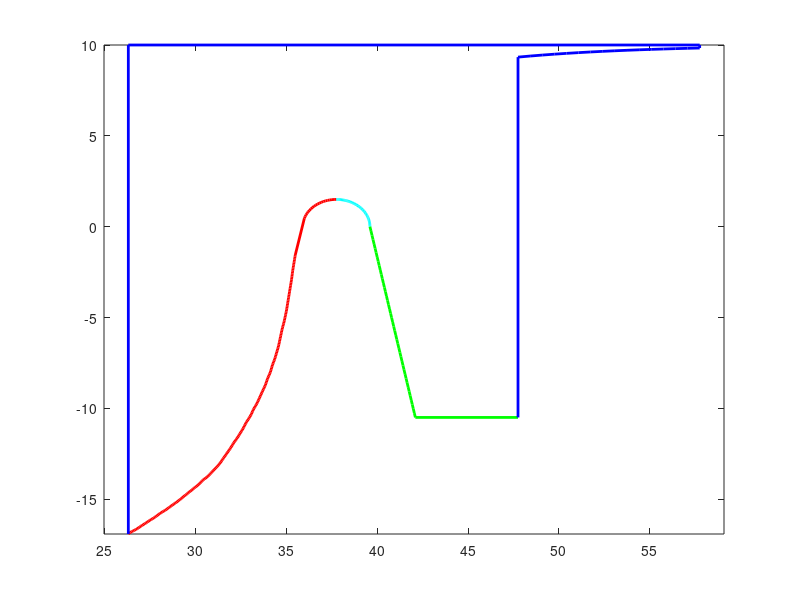
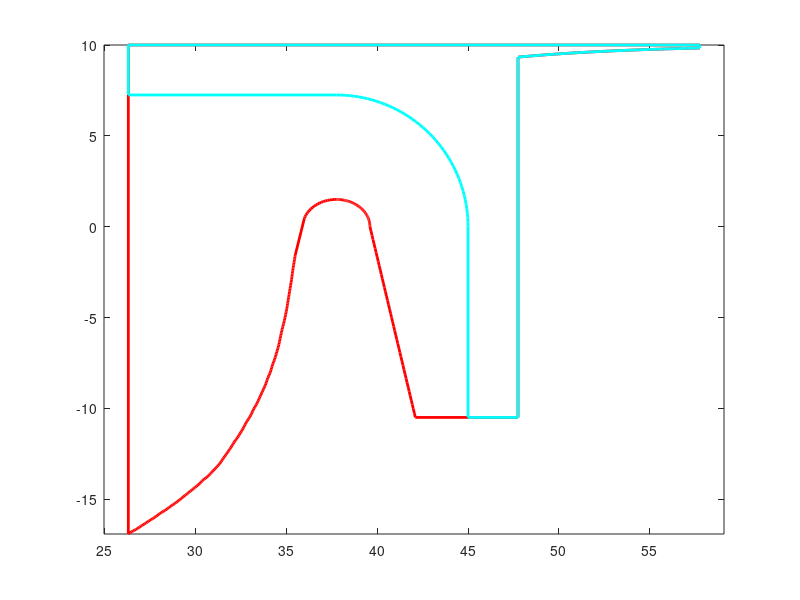

These charts were generated, in order, by the following MATLAB code: (Note: this script raises an error after producing the figures.)
clear all
close all
clc

num_reps = 12;
gap_size = 3.6;
resolution = 0.25;
clearance = 0.8;
mug_inner_radius = 51/2;
mug_rim_radius = 75.5/2;
mug_rim_minor_radius_h = 1.85;
mug_rim_minor_radius_v = 1.5;
cutout_radius = 7.25;
outer_descent = 10.5;
outer_radius_increase = 2.5;

polygon = csvread('border_subregion.csv');
polygon(:,2) = 500-polygon(:,2); % compensate for the original being in image coords

polygon = flipud(polygon); % reverse the order (makes it make more sense visually)

x_shift = mug_rim_radius - polygon(287,1) - 0.25;
polygon(:,1) = polygon(:,1) + x_shift;

y_shift = mug_rim_minor_radius_v - polygon(287,2);
polygon(:,2) = polygon(:,2) + y_shift;

% Rotate the polygon ever so slightly to move it away from the mug wall
x_offset_from_rot = -0.6;
rotation_center = [mug_inner_radius+clearance polygon(17,2)];
theta = 0.035;

rot_matrix = [cos(theta) -sin(theta); sin(theta) cos(theta)];
polygon = polygon - repmat(rotation_center, size(polygon,1), 1);
polygon = polygon * rot_matrix';
polygon = polygon + repmat(rotation_center, size(polygon,1), 1);

n_divs = ceil((pi*mug_rim_minor_radius_v)/resolution);
n_divs2 = ceil((pi/2*cutout_radius)/resolution); % larger circle, but we need number of divs now
theta = linspace(0.9*pi,pi/2,n_divs + 1)';
theta2 = linspace(pi/2,0,n_divs2 + 1)';
theta = [theta; theta2(2:end)];

polygon = polygon(17:240,:); % Keep only the part of the polygon needed to join with the rim
polygon(1,1) = mug_inner_radius + clearance;

polygon = [polygon;...
mug_rim_radius + mug_rim_minor_radius_h * cos(theta) mug_rim_minor_radius_v * sin(theta)];

n_divs = ceil(sqrt(outer_descent^2+outer_radius_increase^2)/resolution);
y_values = linspace(0,-outer_descent,n_divs + 1)';
x_values = linspace(mug_rim_radius + mug_rim_minor_radius_h,...
                    mug_rim_radius + mug_rim_minor_radius_h + outer_radius_increase,n_divs + 1)';
x_values = x_values(2:end);
y_values = y_values(2:end);

polygon = [polygon;...
x_values y_values];

% Divide the polygon into pieces for this experiment
crit_pt = find(polygon(:,2)==max(polygon(:,2)),1,'first');
polygonA = polygon(1:crit_pt,:);
polygonB = polygon(crit_pt:crit_pt+numel(theta2)-1,:); % note that polygons A and B share a vertex (intentional)
polygonC = polygon(crit_pt+numel(theta2)-1:end,:); % note that polygons A and B share a vertex (intentional)

polygonC = [polygonC; mug_rim_radius+10 polygonC(end,2)];

x_sample_pts = linspace(0,10,16)';
polygonD = [polygonC(end,:);...
  [polygonC(end,1)+x_sample_pts 10-(2/3)*2.^(-x_sample_pts/5)]; ...
  polygonC(end,1)+10 10; ...
  polygonC(end,1) 10; ... 
  polygonA(1,1) 10; ...
  polygonA(1,:) ...
  ];

plot(polygonA(:,1),polygonA(:,2), 'r-', 'linewidth', 2);
hold on
plot(polygonB(:,1),polygonB(:,2), 'c-', 'linewidth', 2);
plot(polygonC(:,1),polygonC(:,2), 'g-', 'linewidth', 2);
plot(polygonD(:,1),polygonD(:,2), 'b-', 'linewidth', 2);
axis equal

% Single combined polygon used for extrusion
polygon = [polygonA; polygonB(2:end,:); polygonC(2:end,:); polygonD(2:end,:)];
polygon = flipud(polygon);
polygon = [polygon; polygon(1,:)]; % repeat starting vertex for the surface generation below

% Alternative polygon (cross section when one of the spacers is present)
polygonBPrime = [mug_rim_radius + cutout_radius * cos(theta2) cutout_radius * sin(theta2)];
altPolygon = [...
mug_inner_radius + clearance cutout_radius; ...
mug_rim_radius cutout_radius; ...
polygonBPrime; ...
mug_rim_radius + cutout_radius -outer_descent; ...
mug_rim_radius + 10 -outer_descent; ...
[mug_rim_radius+10+x_sample_pts 10-(2/3)*2.^(-x_sample_pts/5)]; ...
mug_rim_radius+10+10 10; ...
mug_rim_radius + 10 10; ...
mug_inner_radius + clearance 10 ...
];

figure
plot([polygon(:,1); polygon(1,1)], [polygon(:,2); polygon(1,2)], 'r-', 'linewidth', 2);
hold on
plot([altPolygon(:,1); altPolygon(1,1)], [altPolygon(:,2); altPolygon(1,2)], 'c-', 'linewidth', 2);
axis equal

outerSurface = @(t, angle_param) [...
    polygon(t,1) .* cos(angle_param .* (pi/num_reps - asin(0.5 * gap_size ./ polygon(t,1)))) ...
    polygon(t,2) ...
    polygon(t,1) .* sin(angle_param .* (pi/num_reps - asin(0.5 * gap_size ./ polygon(t,1))))];

vertices = generate_cylindrical_surface(outerSurface, ...
  1, size(polygon,1), size(polygon,1)-1, -1, 1, 24);
% Orientation flip
temp = vertices(1:3:end,:);
vertices(1:3:end,:) = vertices(2:3:end,:);
vertices(2:3:end,:) = temp;
  
verticesA = vertices;

altPolygon = [altPolygon; altPolygon(1,:)]; % repeat starting vertex for the surface generation below

outerAltSurface = @(t, angle_param) [...
    altPolygon(t,1) .* cos(pi/num_reps + angle_param .* asin(0.5 * gap_size ./ altPolygon(t,1))) ...
    altPolygon(t,2) ...
    altPolygon(t,1) .* sin(pi/num_reps + angle_param .* asin(0.5 * gap_size ./ altPolygon(t,1)))];

theta_min = pi/num_reps - gap_size/(2*mug_rim_radius);
theta_max = pi/num_reps + gap_size/(2*mug_rim_radius);
vertices = generate_cylindrical_surface(outerAltSurface, ...
  1, size(altPolygon,1), size(altPolygon,1)-1, -1, 1, 12);
  
verticesB = vertices;

polygonsBAndBPrime = [polygonB polygonBPrime];
bToBPrimeSurface = @(t, theta) [...
    polygonsBAndBPrime(sub2ind(size(polygonsBAndBPrime),theta,2*t-1)) ...
    polygonsBAndBPrime(sub2ind(size(polygonsBAndBPrime),theta,2*t)) ...
    zeros(numel(theta),1)];
    
verticesFan1 = generate_quad_surface(bToBPrimeSurface, ...
  1, 2, 1, 1, size(polygonsBAndBPrime,1), size(polygonsBAndBPrime,1)-1);

polygonAExt = [polygonA; polygonA(end,1) cutout_radius];
fanSurface = @(t) [polygonAExt(t,:) zeros(numel(t),1)];
verticesFan2 = generate_fan(fanSurface, 1, size(polygonAExt,1), size(polygonAExt,1)-1, ...
  [polygonAExt(1,1) cutout_radius 0]);
  
verticesRemainingFill = [...
  mug_rim_radius + cutout_radius 0 0; ...
  mug_rim_radius + mug_rim_minor_radius_h + outer_radius_increase -outer_descent 0; ...
  mug_rim_radius + cutout_radius -outer_descent 0; ...
  mug_rim_radius + cutout_radius 0 0; ...
  mug_rim_radius + mug_rim_minor_radius_h 0 0; ...
  mug_rim_radius + mug_rim_minor_radius_h + outer_radius_increase -outer_descent 0; ...
  ];

% we must apply a custom rotation angle to each point that is dependent on x
% pi/num_reps - asin(0.5 * gap_size ./ verticesFan1(:,1))
% TODO: There is perhaps some way to vectorize this for-loop? Using tensor math, maybe?
verticesDivider = [verticesFan1; verticesFan2; verticesRemainingFill];
verticesDividerA = verticesDivider;
verticesDividerB = verticesDivider;
for i=1:size(verticesDivider,1)
  rotation_angle = pi/num_reps - asin(0.5 * gap_size ./ verticesDivider(i,1));
  rotation_matrix = [...
    cos(rotation_angle) 0 -sin(rotation_angle); ...
    0                   1 0; ...
    sin(rotation_angle) 0  cos(rotation_angle)];
    verticesDividerA(i,:) = verticesDivider(i,:) * rotation_matrix';
    verticesDividerB(i,:) = verticesDivider(i,:) * rotation_matrix;
endfor
verticesDividerB = orientation_flip(verticesDividerB);

vertices = [verticesA; verticesB; verticesDividerA; verticesDividerB];

fid = fopen('mug_rim_holder.stl','wt');
fprintf(fid, 'solid mug_rim_holder\n');
for i=0:num_reps-1
  theta_extra = 2*pi*i/num_reps;
  newVertices = vertices;
  rotation_matrix = [...
    cos(theta_extra) 0 -sin(theta_extra); ...
    0                1 0; ...
    sin(theta_extra) 0  cos(theta_extra)];
  newVertices = newVertices * rotation_matrix';
  for f = 1:(size(newVertices,1)/3)
    fprintf(fid, 'facet normal 0.0 0.0 1.0\n');
    fprintf(fid, '    outer loop\n');
    fprintf(fid, '        vertex %.3f %.3f %.3f\n', newVertices(3*f-2,:));
    fprintf(fid, '        vertex %.3f %.3f %.3f\n', newVertices(3*f-1,:));
    fprintf(fid, '        vertex %.3f %.3f %.3f\n', newVertices(3*f,:));
    fprintf(fid, '    endloop\n');
    fprintf(fid, 'endfacet\n');
  endfor
endfor
fprintf(fid, 'endsolid mug_rim_holder\n');
fclose(fid)
